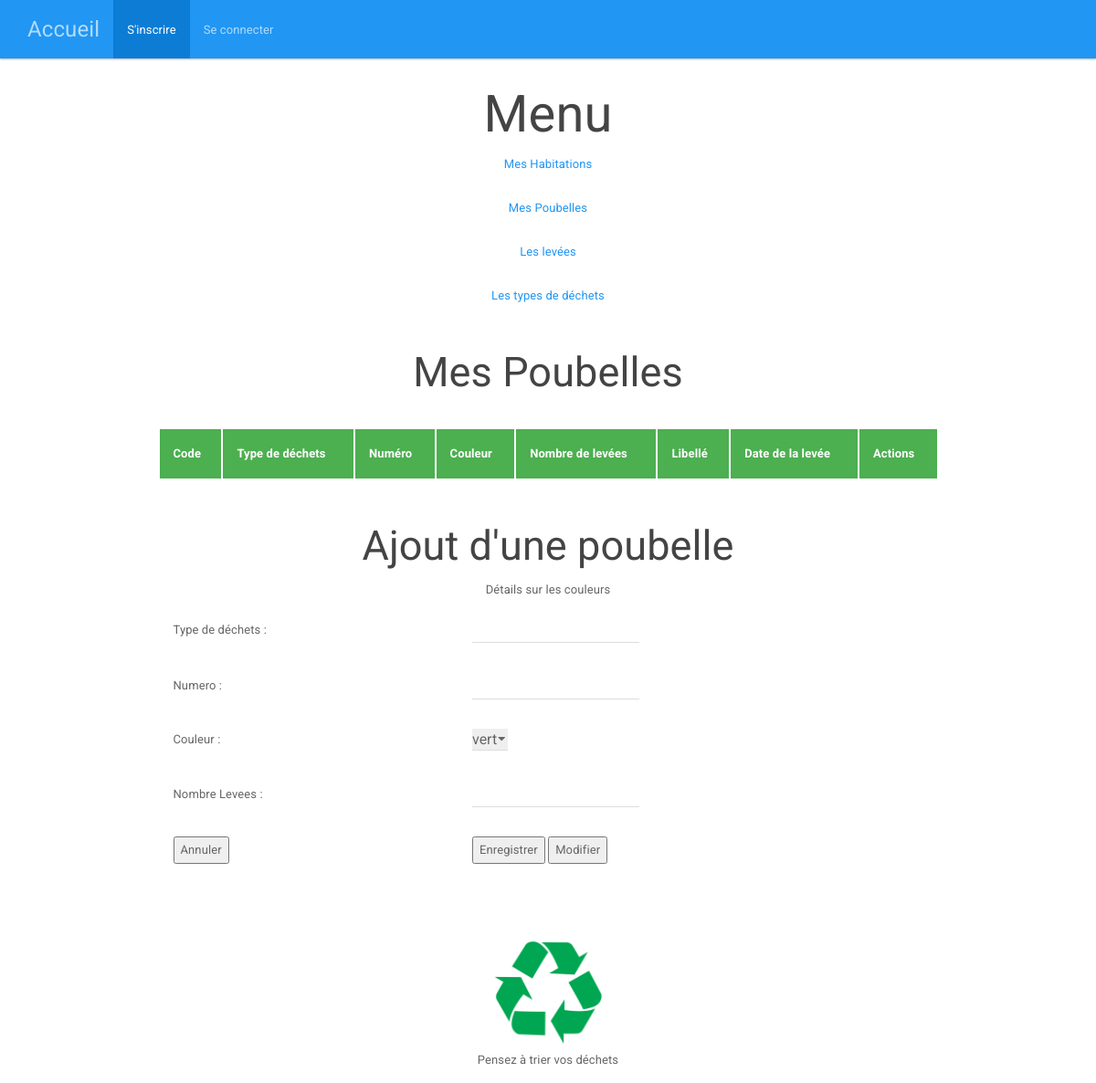
The page /index.php?page=2 on the database as committed earlier.
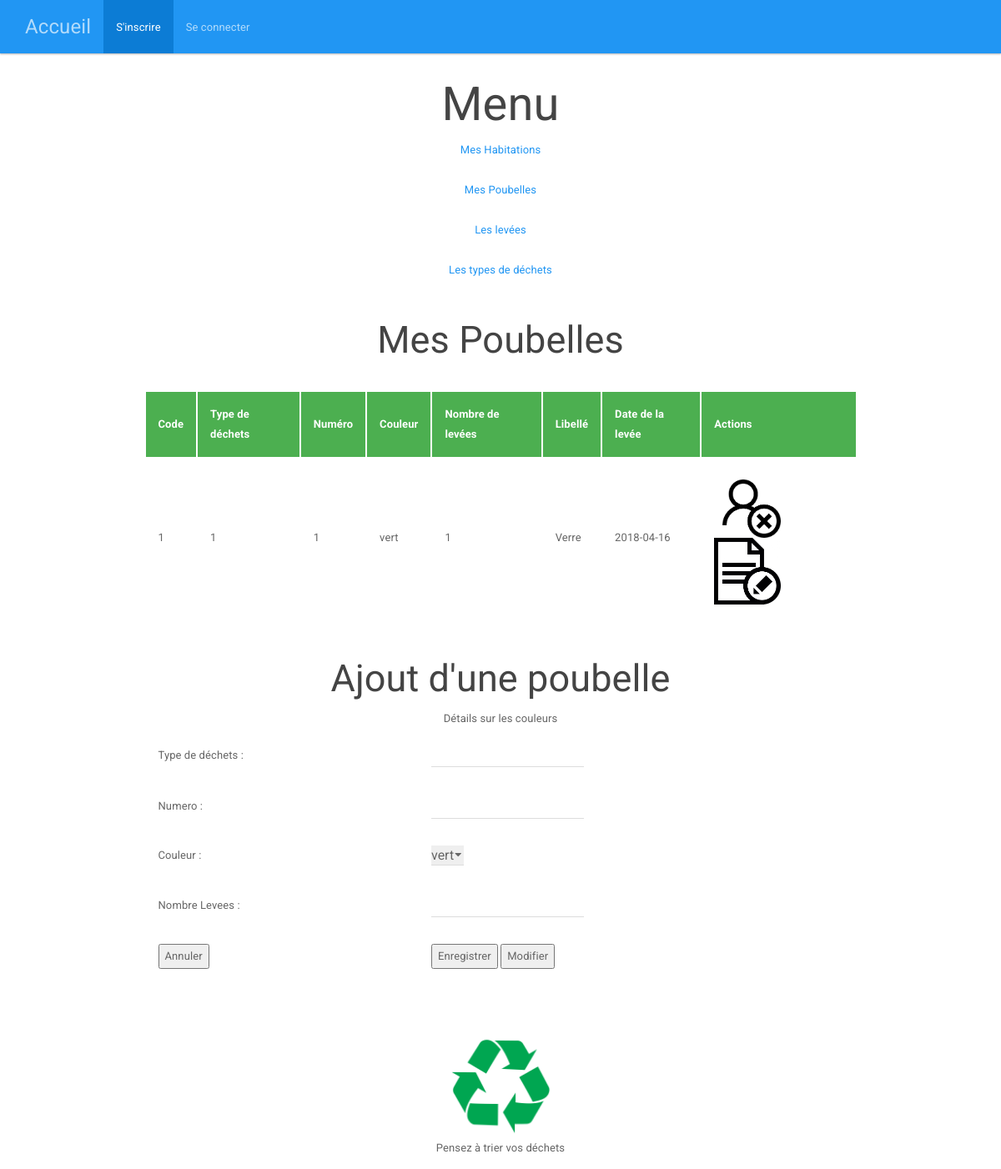
The same page on the database as committed later.
### tables this page shows
create table poubelle
	(
		codep int(5) not null auto_increment,
		code int(5) not null,
		num int(5) not null,
		couleur enum("jaune", "vert", "noir"),
		nblevees int(3),
		primary key(codep),
		foreign key(code) references type_dechet,
		foreign key(num) references levee
	);

create table type_dechet
	(
		code int(5) not null auto_increment,
		libelle varchar(100),
		recyclable boolean,
		tarif float(5.2),
		primary key(code)
	);

create table levee
	(
		num int(5) not null auto_increment,
		datelevee date,
		poids float(5.2),
		primary key(num)
	);

### modele.php (called while the page is built, shortened)
<?php
function connexion()
    {
    $con = mysqli_connect("localhost","root","","triselectif");
    return $con;
    }
    function selectAllPoubelleM()
    {
        $con=connexion();
        $requete="select
        p.codep,
        t.code,
        l.num,
        p.couleur,
        p.nblevees,
        t.libelle as libellepoubelle,
        l.datelevee as leveepoubelle
        from
        poubelle p,
        type_dechet t,
        levee l
         where
         p.code = t.code
         and
         p.num = l.num
         order by codep
         ;";
       $resultat = mysqli_query($con,$requete);
        return $resultat;
    }

### controleur.php (called while the page is built, shortened)
<?php
	include("modele/modele.php");
	function selectAllPoubelleC()
	{
		$resultat = selectAllPoubelleM();
		return $resultat;
	}

### vuepoubelle.php (the view, shortened to what this page needs)
<center>
	<h2> Mes Poubelles </h2>
	<br/>
	<table border = 0>
		<tr><th> Code </th>
			<th> Type de déchets </th>
			<th> Numéro </th>
			<th> Couleur </th>
			<th> Nombre de levées </th>
			<th> Libellé </th>
			<th> Date de la levée </th>
			<th> Actions </th>
		</tr>
			<?php
			foreach ($resultats as $unResultat)
			{
				echo"<tr>
				<td>".$unResultat['codep']."</td>
				<td>".$unResultat['code']."</td>
				<td>".$unResultat['num']."</td>
				<td>".$unResultat['couleur']."</td>
				<td>".$unResultat['nblevees']."</td>
				<td>".$unResultat['libellepoubelle']."</td>
				<td>".$unResultat['leveepoubelle']."</td>
				<td> 	<a href='index.php?page=2&action=X&codep=".$unResultat['codep']."'>
							<img src='image/supprimer.png' width='80' height='80' > </a>
							<a href='index.php?page=2&action=E&codep=".$unResultat['codep']."'>
							<img src='image/editer.jpg' width='80' height='80' > </a>
				</tr>";
			}
			?>
	</table>
		<br/>
			<h2>Ajout d'une poubelle</h2>
				<form method="post" action="">
					<div title="vert : Verre, jaune : plastique et emballage, noir : Autres">Détails sur les couleurs</div>
					<table border= 0 >
						<tr><td>Type de déchets : </td> <td> <input type="text" name="code" value="<?php if(isset($resultat)) echo $resultat['code'] ; ?>"></td></tr>
						<tr><td>Numero : </td> <td> <input type="text" name="num" value="<?php if(isset($resultat)) echo $resultat['num'] ; ?>"></td></tr>
							<tr><td>Couleur : </td> <td>
								<select name="couleur" value="<?php if(isset($resultat)) echo $resultat['couleur'] ; ?>">
						<option value="vert"> vert </option>
						</select>
						<tr><td>Nombre Levees : </td> <td> <input type="text" name="nblevees" value="<?php if(isset($resultat)) echo $resultat['nblevees'] ; ?>"></td></tr>
							<td> <input type="reset" name="Annuler" value="Annuler"></td>
							<td> <input type="submit" name="Enregistrer" value="Enregistrer">
							<input type="submit" name="Modifier" value="Modifier"></td>
						</tr>
					</table>
				</form>
</center>

### header.php (shortened to what this page needs)
<!DOCTYPE html>
<html lang="en">
  <head>
    <link href="paper.css" rel="stylesheet">
  </head>
  <body>
    <nav class="navbar navbar-inverse navbar-fixed-top">
      <div class="container">
        <div class="navbar-header">
          <a class="navbar-brand" href="index.php">Accueil</a>
        </div>
        <div id="navbar" class="collapse navbar-collapse">
          <ul class="nav navbar-nav">
            <li class="active"><a href="inscription.php">S'inscrire</a></li>
            <li><a href="connection.php">Se connecter</a></li>
          </ul>
        </div>
      </div>
    </nav>
    <div class="container">

### index.php (shortened to what this page needs)
<?php
	require 'inc/header.php';
	include("controleur/controleur.php")
?>
<!DOCTYPE html>
<html>
<head>
		<link href="paper.css" rel="stylesheet" type="text/css" media="all" />
</head>
<body>
	<center>
		<h1> Menu </h1>
			<a href="index.php?page=1"> Mes Habitations
			</a><br/><br/>
			<a href="index.php?page=2"> Mes Poubelles
			</a><br/><br/>
			<a href="index.php?page=3"> Les levées
			</a><br/><br/>
			<a href="index.php?page=4"> Les types de déchets
			</a><br/><br/>
	</center>
	<?php
		if (isset($_GET['page']))
		{
			$page = $_GET['page'];
		}else{
			$page = 0;
		}
		switch ($page)
		{
				case 2:
					$resultats = selectAllPoubelleC();
					include("vue/vuepoubelle.php");
					break;
		}
		?>
	<p>
	</p>
</body>
</html>
<?php require 'inc/footer.php'; ?>

### footer.php (shortened to what this page needs)
</div>
<center>
<p>
		<img src='image/footer.png' width='125' height='125' >
		Pensez à trier vos déchets
</p>
</center>
</body>
</html>

Rows that differ between the two databases and show on the page:
added poubelle: codep "1", code.code "1", num.num "1", couleur "vert", nblevees "1", code.libelle "Verre", num.datelevee "2018-04-16"
